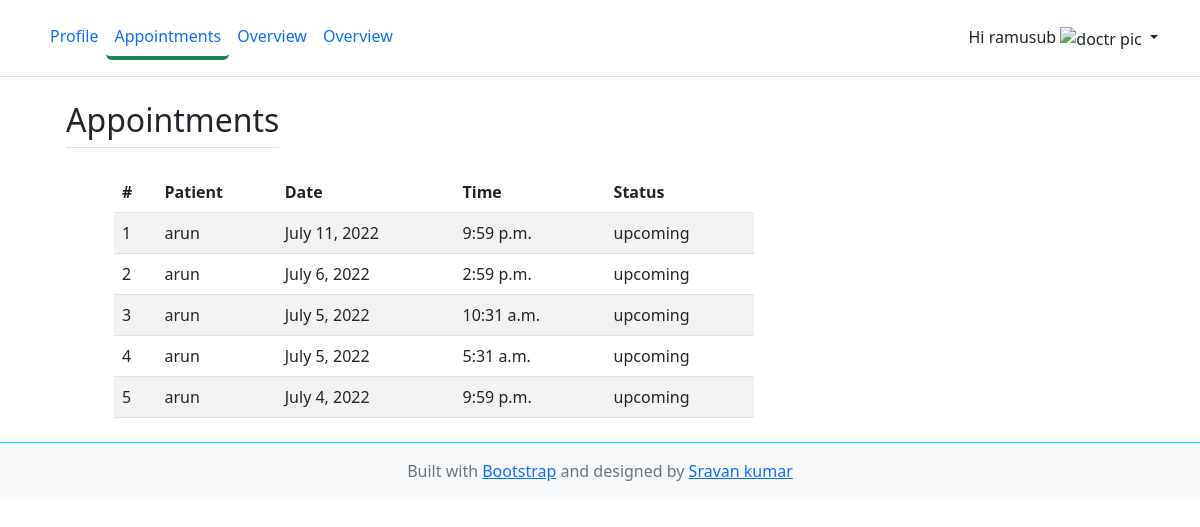
Page /doctor/appointments/ (signed in) on the committed database.
### accounts/models.py (models this page shows)
class CustomUser(AbstractUser):
    role_options = (
        ('admin', "Admin"),
        ('doctor', "Doctor"),
        ('patient', "Patient"),
    )
    gender_options = (
        ("male", "Male"),
        ("female", "Female"),
    )
    role = models.CharField(choices=role_options, default="admin", max_length=30)
    gender = models.CharField(choices=gender_options, max_length=20)
    age = models.PositiveIntegerField(null=True)
    def __str__(self):
        return self.username

### patients/models.py (models this page shows)
class Appointments(models.Model):
    status_choices = [
        ("finished", "finished"),
        ("upcoming", "upcoming"),
        ("ongoing", "ongoing"),
    ]
    patient = models.ForeignKey(CustomUser, on_delete=models.CASCADE, related_name="app_patient")
    doctor = models.ForeignKey(CustomUser, on_delete=models.CASCADE, related_name="app_doctor")
    date = models.DateField(null=True, blank=True)
    time = models.TimeField(null=True, blank=True)
    date_time_start = models.DateTimeField(null=True, blank=True)
    date_time_end = models.DateTimeField(null=True, blank=True)
    status = models.CharField(null=True, blank=True, max_length=20, choices=status_choices)

### doctors/views.py (the view)
# urls.py: path('appointments/', views.AppointmentsView.as_view(), name="appointments"),
class AppointmentsView(ListView):
    model = Appointments
    context_object_name = 'appointments'
    template_name = 'doctor/appointments.html'
    def get_queryset(self):
        return self.model.objects.filter(doctor=self.request.user).order_by('-date_time_start')

### doctors/context_preprocessor.py (called while the page is built)
def specialised_categories(request):
    categories = Specialities.objects.all()
    form = DoctorDetailsForm()
    doctor = Doctors.objects.all()
    context = {
        'fm': form,
        'specialisations': categories,
        'doctors': doctor
    }
    return context

### templates/doctor/appointments.html (shortened to what this page needs)
{% extends 'doctor/base.html' %}
{% block content %}
<div class="container px-4 py-2" id="icon-grid">
    <div class="d-flex">
        <h2 class="pb-2 border-bottom">Appointments</h2>
    </div>
    <div class="row px-5">
        <div class="col-lg-8 mt-3">
            <table class="table table-striped">
                <thead>
                    <tr>
                        <th scope="col">#</th>
                        <th scope="col">Patient</th>
                        <th scope="col">Date</th>
                        <th scope="col">Time</th>
                        <th scope="col">Status</th>
                    </tr>
                </thead>
                <tbody>
                    {% for appointment in appointments %}
                    <tr>
                        <td>{{ forloop.counter }}</td>
                        <td>{{ appointment.patient }}</td>
                        <td>{{ appointment.date }}</td>
                        <td>{{ appointment.time }}</td>
                        <td>{{ appointment.status }}</td>
                    </tr>
                    {% endfor %}
                </tbody>
            </table>
        </div>
    </div>
</div>
{% endblock %}

### templates/doctor/base.html (shortened to what this page needs)
<!doctype html>
{% load static %}
<html lang="en">
<head>
    <link href="https://cdn.jsdelivr.net/npm/bootstrap@5.2.0-beta1/dist/css/bootstrap.min.css" rel="stylesheet">
    <link href="{% static 'vendor/fontawesome-free/css/all.min.css' %}" rel="stylesheet" type="text/css">
    <link rel="stylesheet" href="{% static 'css/custom.css' %}">
</head>
<body>
    <header class="p-3 mb-3 border-bottom sticky-top bg-white">
        <div class="container">
            <div class="d-flex flex-wrap align-items-center justify-content-center justify-content-lg-start">
                <ul class="nav col-12 col-lg-auto me-lg-auto mb-2 justify-content-center mb-md-0">
                    {% url 'doctor:profile' as doc_prof %}
                    <li>
                        <a href="{{doc_prof}}" class="nav-link px-2 link-primary {% if request.path == doc_prof %} border-bottom border-success border-4 rounded {% endif %}">Profile</a>
                    </li>
                    {% url 'doctor:appointments' as doc_app %}
                    <li>
                        <a href="{{doc_app}}" class="nav-link px-2 link-primary {% if request.path == doc_app %} border-bottom border-success border-4 rounded {% endif %}">Appointments</a>
                    </li>
                    <li><a href="#" class="nav-link px-2 link-primary">Overview</a></li>
                    <li><a href="#" class="nav-link px-2 link-primary">Overview</a></li>
                </ul>
                {% if request.user and request.user.is_authenticated %}
                <div class="dropdown text-end">
                    <a href="#" class="d-block link-dark text-decoration-none dropdown-toggle" id="dropdownUser1" data-bs-toggle="dropdown" aria-expanded="false">
                        <span>Hi {{ request.user.username }}</span>
                        {% if request.user.profile_image %}
                            <img src="{{ request.user.profile_image.url }}" alt="doctr pic" width="32px" height="32px">
                        {% else %}
                            {% if request.user.gender == "male" %}
                            <img src="{% static 'img/profile_male.svg' %}" alt="doctr pic" width="32px" height="32px">
                            {% else %}
                            <img src="{% static 'img/profile_female.svg' %}" alt="doctr pic" width="32px" height="32px">
                            {% endif %}
                        {% endif %}
                    </a>
                </div>
                {% else %}
                <ul class="nav col-12 col-lg-auto mb-2 justify-content-center mb-md-0">
                    <li><a href="{% url 'login' %}" class="btn btn-outline-success mx-3">Login</a></li>
                    <li><a href="{% url 'register' %}" class="btn btn-outline-success">Register</a></li>
                </ul>
                {% endif %}
            </div>
        </div>
    </header>
    <div class="container">
        {% block content %}
        {% endblock %}
    </div>
    <footer class="footer mt-auto py-3 bg-light border-top border-info">
      <div class="container text-center">
        <span class="text-muted">Built with <a href="https://getbootstrap.com/" target="_blank">Bootstrap</a> and designed by <a
                href="https://github.com/sravan-kumar-ta" target="_blank">Sravan kumar</a>
        </span>
      </div>
    </footer>
</body>
</html>

### rows in the picture
CustomUser: user.username "ramusub"
Appointments: patient "arun", date "July 11, 2022", time "9:59 p.m.", status "upcoming"
Appointments: patient "arun", date "July 6, 2022", time "2:59 p.m.", status "upcoming"
Appointments: patient "arun", date "July 5, 2022", time "10:31 a.m.", status "upcoming"
Appointments: patient "arun", date "July 5, 2022", time "5:31 a.m.", status "upcoming"
Appointments: patient "arun", date "July 4, 2022", time "9:59 p.m.", status "upcoming"
